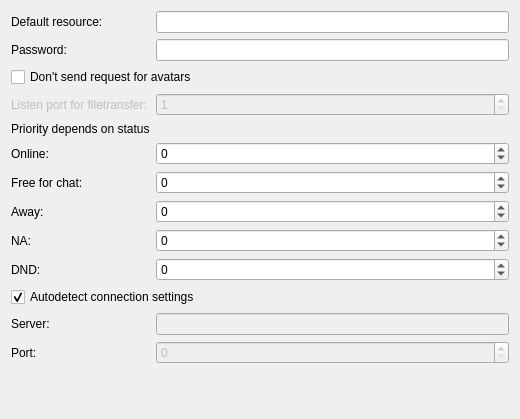
<?xml version="1.0" encoding="UTF-8"?>
<ui version="4.0">
 <class>JMainSettings</class>
 <widget class="QWidget" name="JMainSettings">
  <property name="geometry">
   <rect>
    <x>0</x>
    <y>0</y>
    <width>520</width>
    <height>419</height>
   </rect>
  </property>
  <property name="windowTitle">
   <string>Form</string>
  </property>
  <layout class="QFormLayout" name="formLayout">
   <property name="fieldGrowthPolicy">
    <enum>QFormLayout::AllNonFixedFieldsGrow</enum>
   </property>
   <property name="rowWrapPolicy">
    <enum>QFormLayout::WrapLongRows</enum>
   </property>
   <property name="formAlignment">
    <set>Qt::AlignLeading|Qt::AlignLeft|Qt::AlignTop</set>
   </property>
   <item row="0" column="0">
    <widget class="QLabel" name="label">
     <property name="sizePolicy">
      <sizepolicy hsizetype="Fixed" vsizetype="Preferred">
       <horstretch>0</horstretch>
       <verstretch>0</verstretch>
      </sizepolicy>
     </property>
     <property name="text">
      <string>Default resource:</string>
     </property>
    </widget>
   </item>
   <item row="0" column="1">
    <widget class="QLineEdit" name="resourceEdit"/>
   </item>
   <item row="1" column="0">
    <widget class="QLabel" name="label_4">
     <property name="text">
      <string>Password:</string>
     </property>
    </widget>
   </item>
   <item row="1" column="1">
    <widget class="QLineEdit" name="passwdEdit">
     <property name="echoMode">
      <enum>QLineEdit::Password</enum>
     </property>
    </widget>
   </item>
   <item row="2" column="0" colspan="2">
    <widget class="QCheckBox" name="avatarRequestCheck">
     <property name="text">
      <string>Don't send request for avatars</string>
     </property>
    </widget>
   </item>
   <item row="3" column="0">
    <widget class="QLabel" name="label_2">
     <property name="enabled">
      <bool>false</bool>
     </property>
     <property name="sizePolicy">
      <sizepolicy hsizetype="Fixed" vsizetype="Preferred">
       <horstretch>0</horstretch>
       <verstretch>0</verstretch>
      </sizepolicy>
     </property>
     <property name="text">
      <string>Listen port for filetransfer:</string>
     </property>
    </widget>
   </item>
   <item row="3" column="1">
    <widget class="QSpinBox" name="transferPostEdit">
     <property name="enabled">
      <bool>false</bool>
     </property>
     <property name="sizePolicy">
      <sizepolicy hsizetype="Minimum" vsizetype="Fixed">
       <horstretch>0</horstretch>
       <verstretch>0</verstretch>
      </sizepolicy>
     </property>
     <property name="minimum">
      <number>1</number>
     </property>
     <property name="maximum">
      <number>65535</number>
     </property>
    </widget>
   </item>
   <item row="4" column="0">
    <widget class="QLabel" name="label_3">
     <property name="text">
      <string>Priority depends on status</string>
     </property>
    </widget>
   </item>
   <item row="5" column="0">
    <widget class="QLabel" name="label_11">
     <property name="text">
      <string>Online:</string>
     </property>
    </widget>
   </item>
   <item row="5" column="1">
    <widget class="QSpinBox" name="onlinePriority">
     <property name="minimum">
      <number>-9999</number>
     </property>
     <property name="maximum">
      <number>9999</number>
     </property>
    </widget>
   </item>
   <item row="6" column="0">
    <widget class="QLabel" name="label_12">
     <property name="text">
      <string>Free for chat:</string>
     </property>
    </widget>
   </item>
   <item row="6" column="1">
    <widget class="QSpinBox" name="ffchatPriority">
     <property name="minimum">
      <number>-9999</number>
     </property>
     <property name="maximum">
      <number>9999</number>
     </property>
    </widget>
   </item>
   <item row="7" column="0">
    <widget class="QLabel" name="label_8">
     <property name="text">
      <string>Away:</string>
     </property>
    </widget>
   </item>
   <item row="7" column="1">
    <widget class="QSpinBox" name="awayPriority">
     <property name="minimum">
      <number>-9999</number>
     </property>
     <property name="maximum">
      <number>9999</number>
     </property>
    </widget>
   </item>
   <item row="8" column="0">
    <widget class="QLabel" name="label_9">
     <property name="text">
      <string>NA:</string>
     </property>
    </widget>
   </item>
   <item row="8" column="1">
    <widget class="QSpinBox" name="naPriority">
     <property name="minimum">
      <number>-9999</number>
     </property>
     <property name="maximum">
      <number>9999</number>
     </property>
    </widget>
   </item>
   <item row="9" column="0">
    <widget class="QLabel" name="label_10">
     <property name="text">
      <string>DND:</string>
     </property>
    </widget>
   </item>
   <item row="9" column="1">
    <widget class="QSpinBox" name="dndPriority">
     <property name="minimum">
      <number>-9999</number>
     </property>
     <property name="maximum">
      <number>9999</number>
     </property>
    </widget>
   </item>
   <item row="10" column="0" colspan="2">
    <widget class="QCheckBox" name="autodetectBox">
     <property name="text">
      <string>Autodetect connection settings</string>
     </property>
     <property name="checked">
      <bool>true</bool>
     </property>
    </widget>
   </item>
   <item row="11" column="0">
    <widget class="QLabel" name="label_5">
     <property name="text">
      <string>Server:</string>
     </property>
    </widget>
   </item>
   <item row="11" column="1">
    <widget class="QLineEdit" name="serverEdit">
     <property name="enabled">
      <bool>false</bool>
     </property>
    </widget>
   </item>
   <item row="12" column="0">
    <widget class="QLabel" name="label_6">
     <property name="text">
      <string>Port:</string>
     </property>
    </widget>
   </item>
   <item row="12" column="1">
    <widget class="QSpinBox" name="portBox">
     <property name="enabled">
      <bool>false</bool>
     </property>
    </widget>
   </item>
  </layout>
 </widget>
 <resources/>
 <connections>
  <connection>
   <sender>autodetectBox</sender>
   <signal>toggled(bool)</signal>
   <receiver>portBox</receiver>
   <slot>setDisabled(bool)</slot>
   <hints>
    <hint type="sourcelabel">
     <x>259</x>
     <y>293</y>
    </hint>
    <hint type="destinationlabel">
     <x>339</x>
     <y>349</y>
    </hint>
   </hints>
  </connection>
  <connection>
   <sender>autodetectBox</sender>
   <signal>toggled(bool)</signal>
   <receiver>serverEdit</receiver>
   <slot>setDisabled(bool)</slot>
   <hints>
    <hint type="sourcelabel">
     <x>259</x>
     <y>293</y>
    </hint>
    <hint type="destinationlabel">
     <x>339</x>
     <y>320</y>
    </hint>
   </hints>
  </connection>
 </connections>
</ui>
